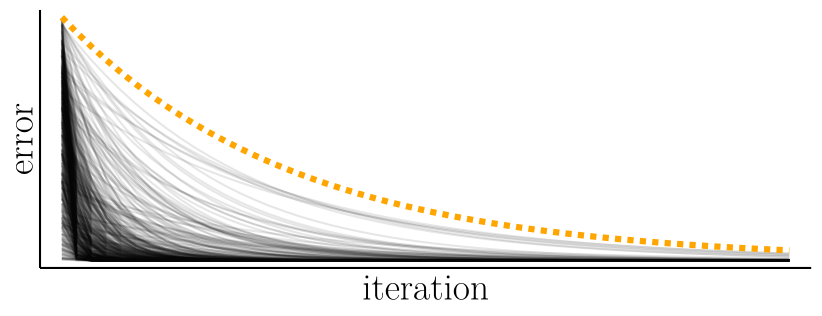

Generate this figure with Julia:
using Plots
using Random
using Measures

Random.seed!("myseed")

# ENV["GKS_FONTPATH"] = "/graphics/_code/cmu-serif"

# for i in 1:50
#     plt = plot(rand(10), title = "Font $i", titlefont = font(i, 20))
#     display(plt)  # or display() / savefig
#     sleep(0.5)
# end

# using PGFPlotsX
# pgfplotsx()

# PGFPlotsX.CUSTOM_PREAMBLE[] = raw"""
# \pgfplotsset{axis background/.style={fill=none}}
# """

# Parameters
n = 50                   # number of iterations
N = 500                  # number of trajectories
x0_range = (-2.0, 2.0)   # random initial points
a_range = (0.5, 8.0)     # random quadratic coefficients (strongly convex)
L = a_range[2]           # Lipschitz constant of gradient
η = 1 / L                # step size

iters = 0:n-1

# Theoretical exponential bound: worst-case rate
ρ = 1 - η * a_range[1]   # slowest possible contraction rate
bound = [abs(x0_range[2]) * ρ^k for k in iters]

# Start plot
plt = plot()

# Plot N trajectories from gradient descent on random quadratics
for i in 1:N
    a = rand() * (a_range[2] - a_range[1]) + a_range[1]
    x = rand() * (x0_range[2] - x0_range[1]) + x0_range[1]
    xs = Float64[]               # to store errors

    for k in 1:n
        push!(xs, abs(x))        # error = distance from minimizer (0)
        x = x - η * a * x        # GD update
    end

    plot!(plt, iters, xs, lw=1, color=:black, alpha=0.1)
end

# Plot the theoretical exponential bound
plot!(plt, iters, bound, lw=8, color=:orange, linestyle=:dash)

# Remove ticks, labels, and legend
plot!(plt,
    xticks = false,
    yticks = false,
    xlabel = "iteration",
    ylabel = "error",
    legend = false,
    title = "",
    size = (600, 250),
    left_margin = 5mm,
    bottom_margin = 3mm,
    guidefont = font(18),
    background_color = :transparent,
    foreground_color = :transparent,
    # grid = false,
)

display(plt)
savefig(plt, "graphics/_code/plot.pdf")
